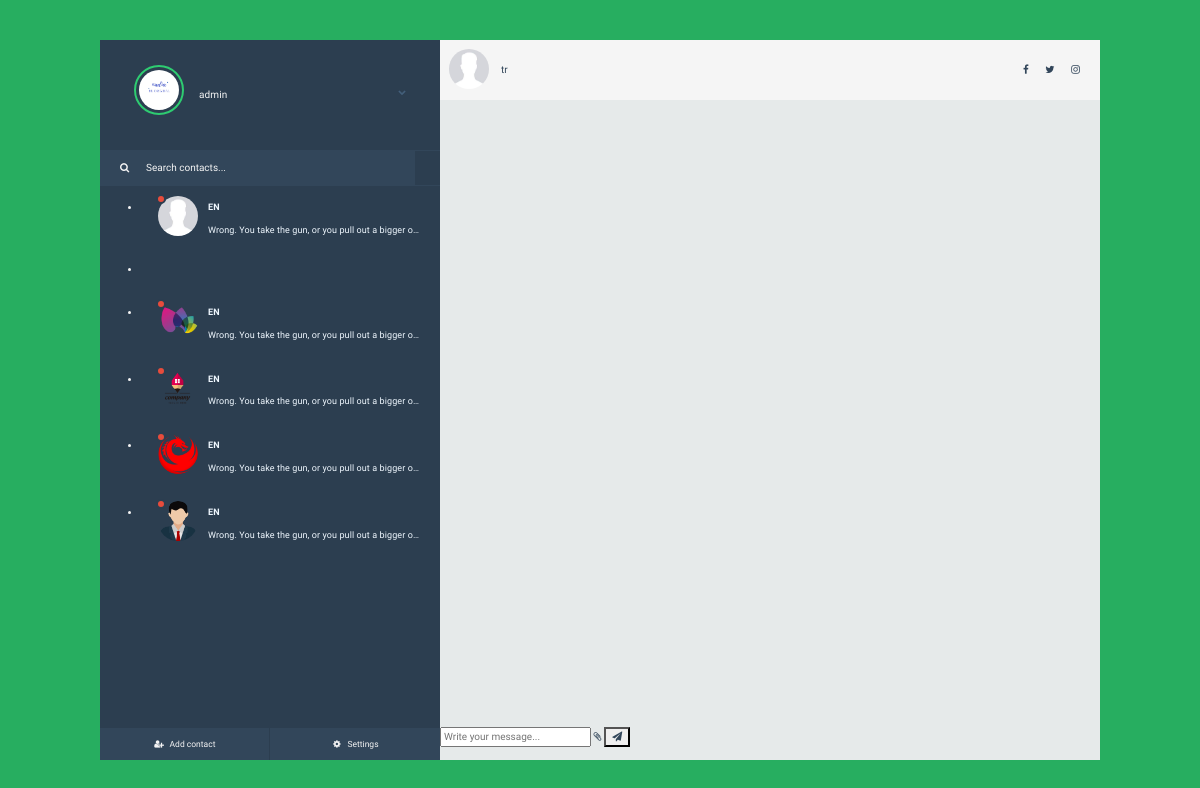
The app's page /en/chat/f96ajtmxmbev12rlhs3anrtlln2xhl/ (signed in) with its own data.
### users/models.py (models this page shows, shortened)
class ProfileUser(AbstractBaseUser, PermissionsMixin):
    email = models.EmailField(_('email address'), unique=True)
    user_name = models.CharField(max_length=150, unique=True)
    first_name = models.CharField(max_length=150, blank=True)
    avatar = models.ImageField(default='download.jpeg' ,null=True, blank=True)
    start_date = models.DateTimeField(default=timezone.now)
    about = models.TextField(_(
        'about'), max_length=500, blank=True)
    is_staff = models.BooleanField(default=False)
    is_active = models.BooleanField(default=True)
    is_superuser = models.BooleanField(default=False)
    objects = CustomAccountManager()
    USERNAME_FIELD = 'email'
    REQUIRED_FIELDS = ['user_name', 'first_name']

### chat/models.py (models this page shows, shortened)
class Contact(models.Model):
    user = models.ForeignKey(User, related_name='friends', on_delete=models.CASCADE)
    friends = models.ManyToManyField('self', blank=True)

### chat/views.py (the view)
# urls.py: path('<str:room_name>/', views.room, name='room'),
@login_required
def room(request, room_name):
    code = create_room_name()
    user = User.objects.get(user_name=request.user.user_name)
    contact = Contact.objects.get(user=user)
    rooms = contact.rooms.order_by('-created').all()
    room = Room.objects.get(room_name=room_name)
    parts = room.speakers.all()
    try:
        room = Room.objects.get(room_name=room_name)
        parts = room.speakers.all()
        valid = False
        for part in parts:
            if part.user == request.user:
                valid = True
            else:
                participant = part.user
                if valid:
                    break
                valid = False
    except ObjectDoesNotExist:
        valid = False
    return render(request, 'chat/room.html', {
        'rooms': rooms,
        'User': user,
        'room_name': room_name,
        'valid': valid,
        'participant': participant,
        'username': request.user.user_name,
    })

### chat/views.py (called while the page is built)
def create_room_name():
    return ''.join(random.choices(string.ascii_lowercase + string.digits, k=30))

### templates/chat/room.html (shortened to what this page needs)
<!DOCTYPE html>
{% load static %}
<html class=''>
<head>
<link href="//maxcdn.bootstrapcdn.com/bootstrap/4.0.0/css/bootstrap.min.css" rel="stylesheet" id="bootstrap-css">
<link href="//netdna.bootstrapcdn.com/bootstrap/3.0.0/css/bootstrap.min.css" rel="stylesheet" id="bootstrap-css">
<link rel='stylesheet prefetch' href='https://cdnjs.cloudflare.com/ajax/libs/meyer-reset/2.0/reset.min.css'>
<link rel='stylesheet prefetch' href='https://cdnjs.cloudflare.com/ajax/libs/font-awesome/4.6.2/css/font-awesome.min.css'>
<link rel="stylesheet" href="{% static 'style.css' %}">
</head>
<body>
	{% if valid %}
<div id="frame">
	<div id="sidepanel">
		<div id="profile">
			<div class="wrap">
				<img id="profile-img" src="{{ User.avatar.url }}" class="online" alt="" />
				<p>{{username}}</p>
				<i class="fa fa-chevron-down expand-button" aria-hidden="true"></i>
				<div id="expanded">
						 <br>
								<br>
							<br>
				</div>
			</div>
		</div>
		<div id="search">
			<label for=""><i class="fa fa-search" aria-hidden="true"></i></label>
			<input type="text" placeholder="Search contacts..." />
		</div>
		<div id="contacts">
			<ul>
				{% for room in rooms %}
				<li id="{{room.room_name}}" class="contact">
					{% for part in room.speakers.all%}
						{% if part.user != User %}
						  <a href="{% url 'chat:room' room.room_name %}" style="color: aliceblue;">
							<div class="wrap">
								<span class="contact-status busy"></span>
								<img src="{{part.user.avatar.url}}" alt="" />
								<div class="meta">
									<p onclick="activeToggle('{{room.room_name}}')"  id="room" class="name">{{part.user.first_name}}</p>
									<p class="preview">Wrong. You take the gun, or you pull out a bigger one. Or, you call their bluff. Or, you do any one of a hundred and forty six other things.</p>
								</div>
							</div>
                         </a>
					   {%endif%}
					{%endfor%}
				</li>
				{% endfor %}
			</ul>
		</div>
		<div id="bottom-bar">
			<button id="addcontact"><i class="fa fa-user-plus fa-fw" aria-hidden="true"></i> <span>Add contact</span></button>
			<button id="settings"><i class="fa fa-cog fa-fw" aria-hidden="true"></i> <span>Settings</span></button>
		</div>
	</div>
	<div class="content">
		<div class="contact-profile">
			<img src="{{participant.avatar.url}}" alt="" />
			<p>{{participant.user_name}}</p>
			<div class="social-media">
				<i class="fa fa-facebook" aria-hidden="true"></i>
				<i class="fa fa-twitter" aria-hidden="true"></i>
				 <i class="fa fa-instagram" aria-hidden="true"></i>
			</div>
		</div>
		<div class="messages">
		</div>
			<input id="chat-message-input" type="text" placeholder="Write your message...">
			<i class="fa fa-paperclip attachment" aria-hidden="true"></i>
			<button id="chat-message-submit" class="submit">
				<i class="fa fa-paper-plane" aria-hidden="true"></i>
			</button>
	</div>
</div>
{% else %}
<p class="preview">Invalid URL. Not Found 404</p>
{% endif %}
</body>
</html>

### records on screen
ProfileUser: avatar (picture), user_name "admin"
Contact: user.avatar (picture), user.first_name "EN"
Contact: user.avatar (picture), user.first_name "EN"
Contact: user.avatar (picture), user.first_name "EN"
Contact: user.avatar (picture), user.first_name "EN"
Contact: user.avatar (picture), user.first_name "EN"
ProfileUser: avatar (picture), user_name "tr"
